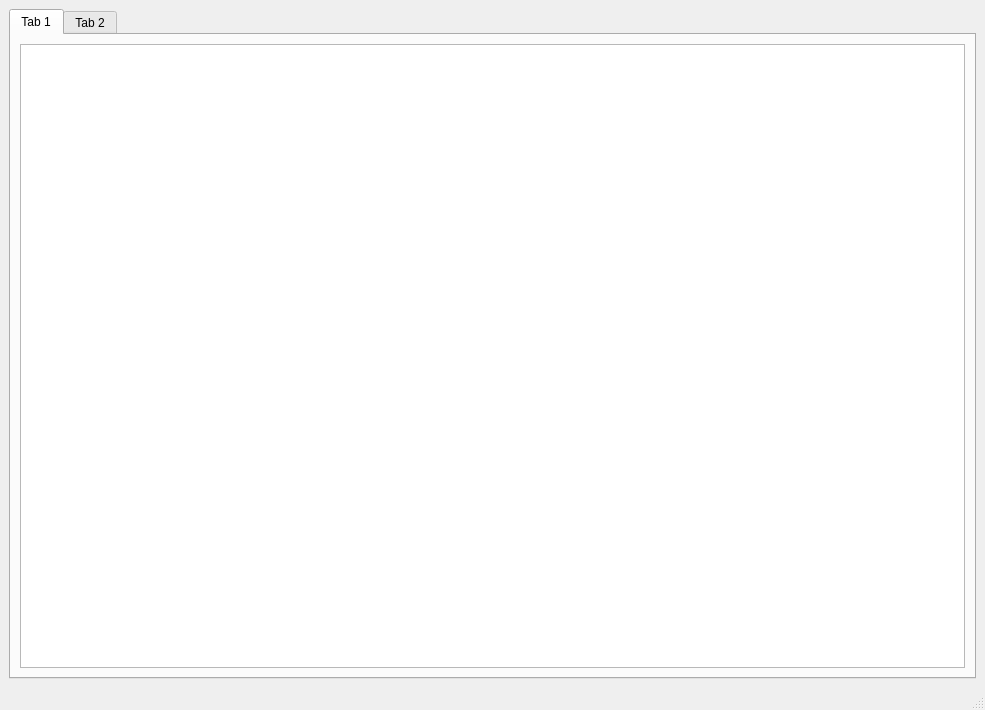
<?xml version="1.0" encoding="UTF-8"?>
<ui version="4.0">
 <class>MainWindow</class>
 <widget class="QMainWindow" name="MainWindow">
  <property name="geometry">
   <rect>
    <x>0</x>
    <y>0</y>
    <width>985</width>
    <height>710</height>
   </rect>
  </property>
  <property name="windowTitle">
   <string>MainWindow</string>
  </property>
  <widget class="QWidget" name="centralwidget">
   <layout class="QGridLayout" name="gridLayout">
    <item row="0" column="0">
     <widget class="QTabWidget" name="tabWidget">
      <property name="tabPosition">
       <enum>QTabWidget::North</enum>
      </property>
      <property name="tabShape">
       <enum>QTabWidget::Rounded</enum>
      </property>
      <property name="currentIndex">
       <number>0</number>
      </property>
      <property name="tabBarAutoHide">
       <bool>false</bool>
      </property>
      <widget class="QWidget" name="tab">
       <attribute name="title">
        <string>Tab 1</string>
       </attribute>
       <layout class="QGridLayout" name="gridLayout_2">
        <item row="0" column="0">
         <widget class="QTableView" name="tableView"/>
        </item>
       </layout>
      </widget>
      <widget class="QWidget" name="tab_2">
       <attribute name="title">
        <string>Tab 2</string>
       </attribute>
      </widget>
     </widget>
    </item>
   </layout>
  </widget>
  <widget class="QStatusBar" name="statusbar"/>
 </widget>
 <resources/>
 <connections/>
</ui>
